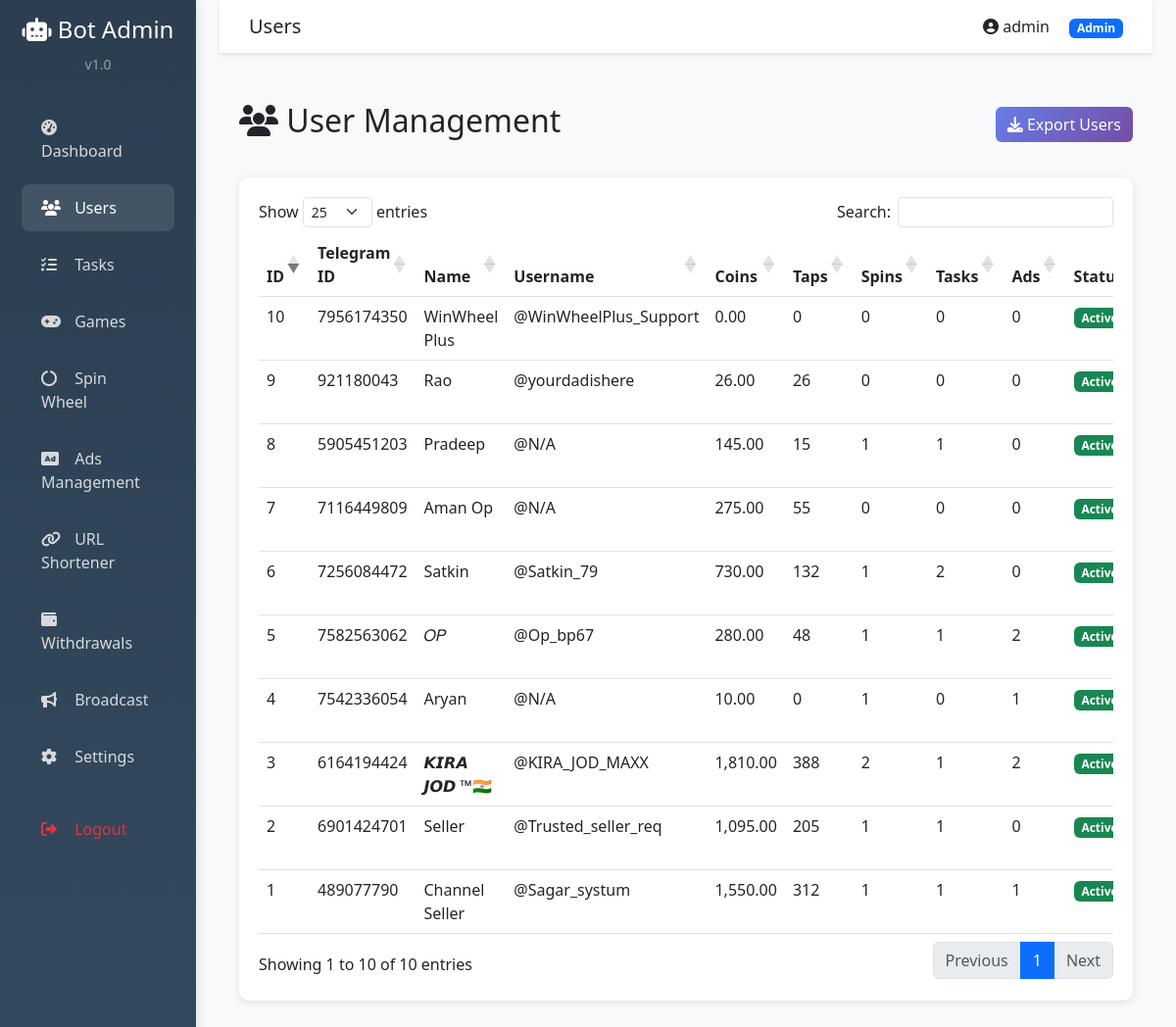
/admin/users.php (signed in), run on an earlier commit of the app's database.
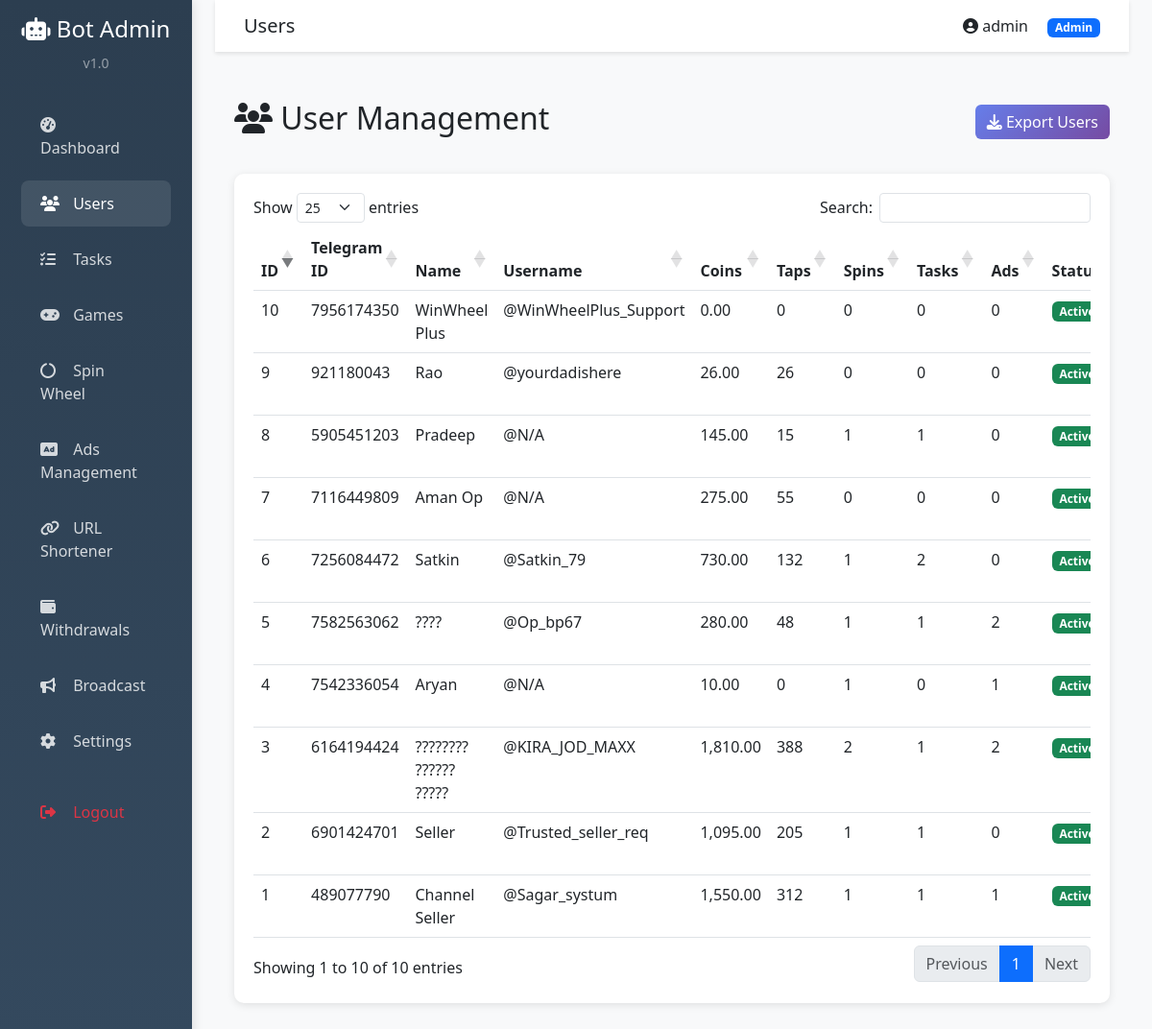
And on a later commit of the database.
### tables this page shows
CREATE TABLE `user_stats` (
  `id` int(11) NOT NULL,
  `user_id` int(11) NOT NULL,
  `total_taps` int(11) DEFAULT 0,
  `total_spins` int(11) DEFAULT 0,
  `tasks_completed` int(11) DEFAULT 0,
  `games_played` int(11) DEFAULT 0,
  `ads_watched` int(11) DEFAULT 0,
  `referrals_count` int(11) DEFAULT 0,
  `updated_at` timestamp NULL DEFAULT current_timestamp() ON UPDATE current_timestamp()
);

CREATE TABLE `users` (
  `id` int(11) NOT NULL,
  `telegram_id` bigint(20) NOT NULL,
  `username` varchar(255) DEFAULT NULL,
  `first_name` varchar(255) DEFAULT NULL,
  `last_name` varchar(255) DEFAULT NULL,
  `coins` decimal(20,2) DEFAULT 0.00,
  `energy` int(11) DEFAULT 100,
  `last_energy_update` timestamp NULL DEFAULT current_timestamp(),
  `referral_code` varchar(50) DEFAULT NULL,
  `referred_by` int(11) DEFAULT NULL,
  `is_banned` tinyint(1) DEFAULT 0,
  `created_at` timestamp NULL DEFAULT current_timestamp(),
  `last_active` timestamp NULL DEFAULT current_timestamp()
);

### admin/users.php (the view, shortened to what this page needs)
<?php
require_once 'header.php';
$db = Database::getInstance()->getConnection();
$stmt = $db->query("SELECT u.*, us.total_taps, us.total_spins, us.tasks_completed, us.ads_watched
                    FROM users u
                    LEFT JOIN user_stats us ON u.id = us.user_id
                    ORDER BY u.id DESC");
$users = $stmt->fetchAll();
?>
<div class="page-header d-flex justify-content-between align-items-center">
    <h2><i class="fas fa-users"></i> User Management</h2>
    <button class="btn btn-gradient" onclick="exportUsers()">
        <i class="fas fa-download"></i> Export Users
    </button>
</div>
<div class="stat-card">
    <div class="table-responsive">
        <table class="table table-hover data-table">
            <thead>
                <tr>
                    <th>ID</th>
                    <th>Telegram ID</th>
                    <th>Name</th>
                    <th>Username</th>
                    <th>Coins</th>
                    <th>Taps</th>
                    <th>Spins</th>
                    <th>Tasks</th>
                    <th>Ads</th>
                    <th>Status</th>
                </tr>
            </thead>
            <tbody>
                <?php foreach ($users as $user): ?>
                <tr>
                    <td><?php echo $user['id']; ?></td>
                    <td><?php echo $user['telegram_id']; ?></td>
                    <td><?php echo htmlspecialchars($user['first_name'] . ' ' . $user['last_name']); ?></td>
                    <td>@<?php echo htmlspecialchars($user['username'] ?: 'N/A'); ?></td>
                    <td><?php echo number_format($user['coins'], 2); ?></td>
                    <td><?php echo number_format($user['total_taps'] ?: 0); ?></td>
                    <td><?php echo number_format($user['total_spins'] ?: 0); ?></td>
                    <td><?php echo number_format($user['tasks_completed'] ?: 0); ?></td>
                    <td><?php echo number_format($user['ads_watched'] ?: 0); ?></td>
                    <td>
                        <?php if ($user['is_banned']): ?>
                            <span class="badge bg-danger">Banned</span>
                        <?php else: ?>
                            <span class="badge bg-success">Active</span>
                        <?php endif; ?>
                    </td>
                </tr>
                <?php endforeach; ?>
            </tbody>
        </table>
    </div>
</div>
<?php require_once 'footer.php'; ?>

What changed in the data, as far as the page shows it:
changed through a linked row, user_stats "Op_bp67": user.last_name "𝑂𝑃" → "????"
changed through a linked row, user_stats "KIRA_JOD_MAXX": user.last_name "𝙆𝙄𝙍𝘼 𝙅𝙊𝘿 ™🇮🇳" → "???????? ?????? ?????"
